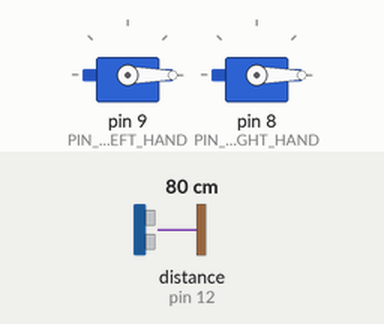
A sketch run on a simulated Arduino Uno, built with avr-gcc and run on an emulated ATmega328P. On the bench: 2 × servo. Wiring (inferred from the names in the program): ultrasonic range finder: trigger pin 11; echo pin 12. The inputs (shaded band) are chosen by the test bench; at power-on: distance to the obstacle (sensor on pin 12) 80 cm. The echo pulse lasts 58.3 µs per cm.

Above: at 1.3 s.
1.4 s: distance to the obstacle (sensor on pin 12) set to 12 cm
2.9 s: distance to the obstacle (sensor on pin 12) set to 9 cm
At 3.18 s:
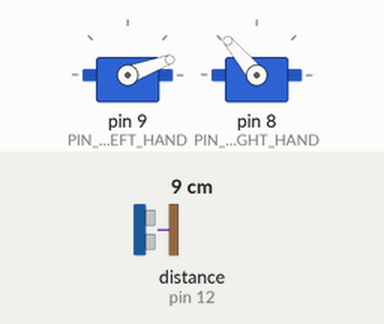
At 3.78 s:
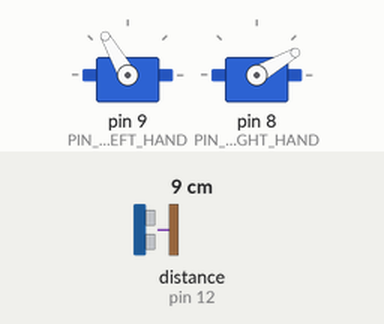
Timing chart, 0 to 14.9 s (numbered marks = the images above; inputs shaded):
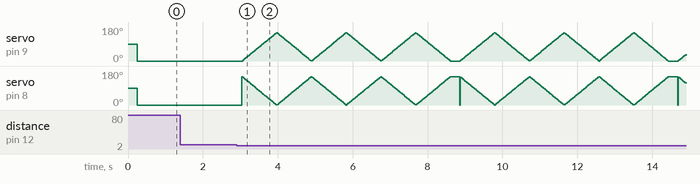

Measured:
- the behaviour switches between 11 and 10 cm on distance to the obstacle (sensor on pin 12) (found by bisection; images 0 and 1)
- after the input at 1.4 s, every drawn part: stays the same

The sketch:

sketch_crazy_minion.ino
```cpp
// (licence header left out)
#include <Servo.h> /* подключаем библиотеку для использования сервопривода */

#define PIN_SERVO_RIGHT_HAND 8     /* определяем номер пина для привода правой руки миньона */
#define PIN_SERVO_LEFT_HAND  9     /* определяем номер пина для привода левой руки миньона */
#define PIN_TRIG             11    /* определяем номер пина для включения триггера датчика определения растояния */
#define PIN_ECHO             12    /* определяем номер пина для получения данных с эхолокатора */
#define TRIGGER_DISTANCE     10.f  /* определяем расстояние, на котором будет срабатывать датчик (см) */
#define HCSR04_BIND_DURATION 29.1f /* константное значение датчика определения растояния для времени получения сигнала */
#define PORT_SPEED_BOD       9600  /* скорость обмена данными с платой arduino бит/с (бод) */

/* создаем объекты для работы с сервоприводами */
Servo servoLeftHand;
Servo servoRightHand;

/* задаем количество повторений анимации движения рук */
const int ANIMATION_REPEAT_COUNT = 3;

/* задаем максимальный угол поворота рук миньона */
const int MINION_ROTATE_ANGLE_MAX = 150;

void setup()
{
  // инициируем подключение к плате
  Serial.begin(PORT_SPEED_BOD);

  // задаем режим работы пинов
  pinMode(PIN_TRIG, OUTPUT);
  pinMode(PIN_ECHO, INPUT);

  // указываем, какой пин будет отвечать за какую руку миньона
  servoLeftHand.attach(PIN_SERVO_LEFT_HAND);
  servoRightHand.attach(PIN_SERVO_RIGHT_HAND);
}

void loop()
{
  // каждые четверть секунды проверяем, сработал ли датчик эхолокации
  delay(250);

  servoLeftHand.write(0);
  servoRightHand.write(0);

  if (isObstacleDetected()) {
    // если датчик сработал, то повторяем анимацию движения рук 3 раза
    for (int i = 0; i < ANIMATION_REPEAT_COUNT; ++i)
      CRAZY();
  }
}

bool isObstacleDetected()
{
  // получаем эхосигнал с датчика
  digitalWrite(PIN_TRIG, LOW);
  delayMicroseconds(5);
  digitalWrite(PIN_TRIG, HIGH);
  delayMicroseconds(10);
  digitalWrite(PIN_TRIG, LOW);

  // определяет расстояние до объекта
  float distance = (pulseIn(PIN_ECHO, HIGH) / 2.f) / HCSR04_BIND_DURATION;

  return distance <= TRIGGER_DISTANCE;
}

void CRAZY()
{
  // запускаем анимацию рук
  for (int servoAngle = 0; servoAngle <= MINION_ROTATE_ANGLE_MAX; ++servoAngle)
  {
    // вращаем левой рукой
    servoLeftHand.write(servoAngle);
    // вращаем правой рукой в противоположном направлении
    servoRightHand.write(MINION_ROTATE_ANGLE_MAX - servoAngle);
    // выставляем небольшую задержку, чтобы руки двигались плавно
    delay(6);
  }

  // запускаем обратную анимацию, чтобы вернуть руки в исходное состояние
  for (int servoAngle = MINION_ROTATE_ANGLE_MAX; servoAngle >= 0; --servoAngle)
  {
    // вращаем левой рукой
    servoLeftHand.write(servoAngle);
    // вращаем правой рукой в противоположном направлении
    servoRightHand.write(MINION_ROTATE_ANGLE_MAX - servoAngle);
    // выставляем небольшую задержку, чтобы руки двигались плавно
    delay(6);
  }
}
```
